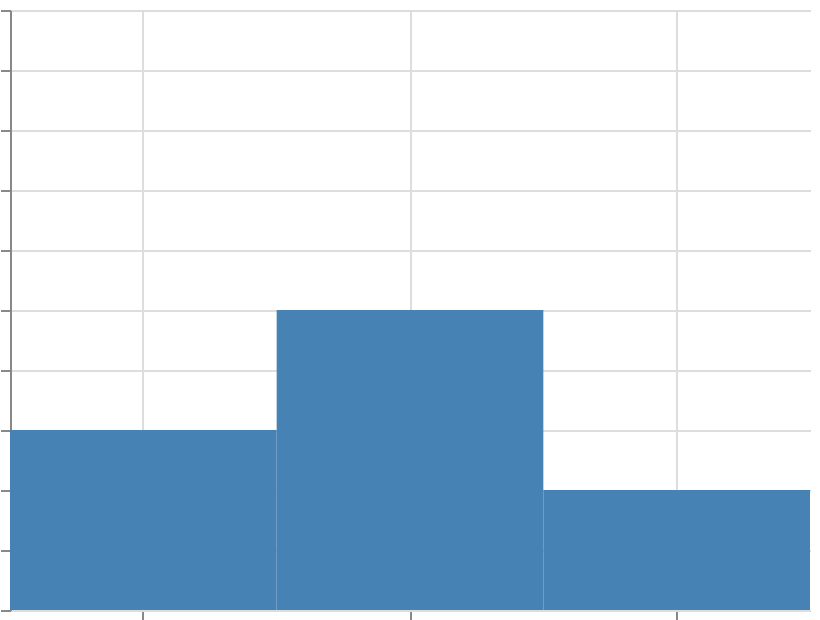

This figure's Vega-Lite source:
### Vega specification from a JSON file in a GitHub repository (floating-point values rounded to 4 significant figures)
{"$schema": "https://vega.github.io/schema/vega/v6.json", "width": 400, "height": 300, "padding": 5, "autosize": "none", "signals": [{"name": "domain_y_raw", "value": [0, 10]}], "data": [{"name": "table", "values": [{"cat": "A", "val": 3}, {"cat": "B", "val": 5}, {"cat": "C", "val": 2}]}], "scales": [{"name": "x", "type": "band", "domain": {"data": "table", "field": "cat", "sort": true}, "range": "width"}, {"name": "y", "type": "linear", "domain": [0, 10], "domainRaw": {"signal": "domain_y_raw"}, "range": [{"signal": "height"}, 0], "zero": true}], "marks": [{"type": "rect", "from": {"data": "table"}, "encode": {"update": {"x": {"scale": "x", "field": "cat"}, "width": {"scale": "x", "band": 1}, "y": {"scale": "y", "field": "val"}, "y2": {"scale": "y", "value": 0}, "fill": {"value": "steelblue"}}}}], "axes": [{"scale": "x", "orient": "bottom", "grid": true, "labels": false}, {"scale": "y", "orient": "left", "grid": true, "labels": false}]}
